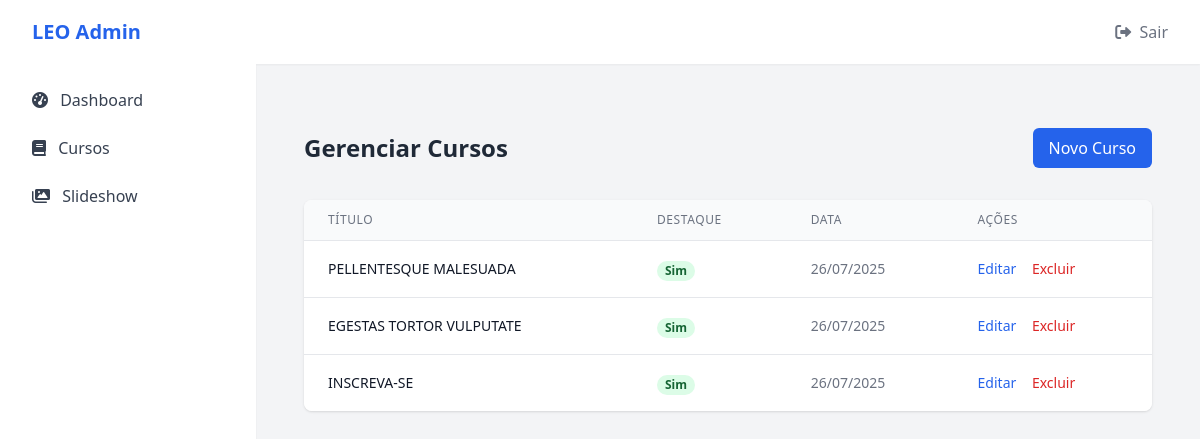
/admin/cursos/index.php (signed in), run on the app's committed database.
### tables this page shows
CREATE TABLE `cursos` (
  `id` int(11) NOT NULL AUTO_INCREMENT,
  `titulo` varchar(255) NOT NULL,
  `descricao` text DEFAULT NULL,
  `imagem` varchar(255) DEFAULT NULL,
  `link` varchar(255) DEFAULT NULL,
  `destaque` tinyint(1) DEFAULT 0,
  `criado_em` timestamp NOT NULL DEFAULT current_timestamp(),
  `atualizado_em` timestamp NOT NULL DEFAULT current_timestamp() ON UPDATE current_timestamp(),
  PRIMARY KEY (`id`)
);

### admin/cursos/index.php (the view, shortened to what this page needs)
<?php
require '../../includes/db.php';
include '../includes/header.php';
try {
    $stmt = $pdo->query("SELECT * FROM cursos ORDER BY criado_em DESC");
    $cursos = $stmt->fetchAll();
} catch (PDOException $e) {
    die("Erro ao carregar cursos: " . $e->getMessage());
}
?>
<div class="container mx-auto px-4 py-8">
    <div class="flex justify-between items-center mb-8">
        <h1 class="text-2xl font-bold text-gray-800">Gerenciar Cursos</h1>
        <a href="criar.php" class="bg-blue-600 hover:bg-blue-700 text-white px-4 py-2 rounded-md">Novo Curso</a>
    </div>
    <div class="bg-white shadow rounded-lg overflow-hidden">
        <table class="min-w-full divide-y divide-gray-200">
            <thead class="bg-gray-50">
                <tr>
                    <th class="px-6 py-3 text-left text-xs font-medium text-gray-500 uppercase tracking-wider">Título</th>
                    <th class="px-6 py-3 text-left text-xs font-medium text-gray-500 uppercase tracking-wider">Destaque</th>
                    <th class="px-6 py-3 text-left text-xs font-medium text-gray-500 uppercase tracking-wider">Data</th>
                    <th class="px-6 py-3 text-left text-xs font-medium text-gray-500 uppercase tracking-wider">Ações</th>
                </tr>
            </thead>
            <tbody class="bg-white divide-y divide-gray-200">
                <?php foreach ($cursos as $curso): ?>
                <tr>
                    <td class="px-6 py-4 whitespace-nowrap">
                        <div class="text-sm font-medium text-gray-900"><?= htmlspecialchars($curso['titulo']) ?></div>
                    </td>
                    <td class="px-6 py-4 whitespace-nowrap">
                        <span class="px-2 inline-flex text-xs leading-5 font-semibold rounded-full <?= $curso['destaque'] ? 'bg-green-100 text-green-800' : 'bg-gray-100 text-gray-800' ?>">
                            <?= $curso['destaque'] ? 'Sim' : 'Não' ?>
                        </span>
                    </td>
                    <td class="px-6 py-4 whitespace-nowrap text-sm text-gray-500">
                        <?= date('d/m/Y', strtotime($curso['criado_em'])) ?>
                    </td>
                    <td class="px-6 py-4 whitespace-nowrap text-sm font-medium">
                        <a href="editar.php?id=<?= $curso['id'] ?>" class="text-blue-600 hover:text-blue-900 mr-3">Editar</a>
                        <a href="deletar.php?id=<?= $curso['id'] ?>" class="text-red-600 hover:text-red-900" onclick="return confirm('Tem certeza?')">Excluir</a>
                    </td>
                </tr>
                <?php endforeach; ?>
            </tbody>
        </table>
    </div>
</div>
<?php include '../includes/footer.php'; ?>

### data on the page
cursos: titulo "PELLENTESQUE MALESUADA", destaque "Sim", criado_em "26/07/2025"
cursos: titulo "EGESTAS TORTOR VULPUTATE", destaque "Sim", criado_em "26/07/2025"
cursos: titulo "INSCREVA-SE", destaque "Sim", criado_em "26/07/2025"
